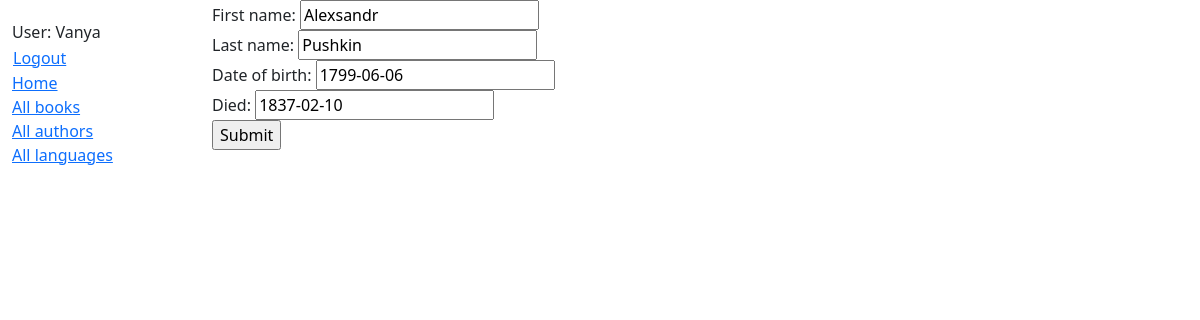
Screenshot of /catalog/author/1/update/ (signed in) with the database file from the repository.
### catalog/models.py (models this page shows, shortened)
class Author(models.Model):
    first_name = models.CharField(max_length=100)
    last_name = models.CharField(max_length=100)
    date_of_birth = models.DateField(null=True, blank=True)
    date_of_death = models.DateField('Died',null=True, blank=True)
    class Meta:
        ordering = ['first_name', 'last_name']

### catalog/views.py (the view)
# urls.py: path('author/<int:pk>/update/', views.AuthorUpdate.as_view(), name='author-update'),
class AuthorUpdate(PermissionRequiredMixin, UpdateView):
    model = Author
    fields = '__all__'
    permission_required = 'catalog.change_author'

### templates/catalog/author_form.html (shortened to what this page needs)
<!DOCTYPE html>
<html lang="">
  <head>
  </head>
  <body>
    {% extends "base_generic.html" %}
{% block content %}
<form action="" method="post">
  {{ form }}
  <input type="submit" value="Submit" />
</form>
{% endblock %}

### templates/base_generic.html (shortened to what this page needs)
<!doctype html>
<html lang="en">
  <head>
    <link href="https://cdn.jsdelivr.net/npm/bootstrap@5.3.8/dist/css/bootstrap.min.css"
      rel="stylesheet"
>
    {% load static %}
    <link rel="stylesheet" href="{% static 'css/styles.css' %}" />
  </head>
  <body>
    <div class="container-fluid">
      <div class="row">
        <div class="col-sm-2">
          {% block sidebar %}
            <ul class="sidebar-nav">
              {% if user.is_authenticated %}
                <li>User: {{ user.get_username }}</li>
                <li>
                  <form id="logout-form" method="post" action="{% url 'logout' %}">
                    <button type="submit" class="btn btn-link">Logout</button>
                  </form>
                </li>
              {% else %}
                <li><a href="{% url 'login' %}?next={{ request.path }}">Login</a></li>
              {% endif %}
              <li><a href="{% url 'index' %}">Home</a></li>
              <li><a href="{% url 'books' %}">All books</a></li>
              <li><a href="">All authors</a></li>
              <li><a href="{% url 'languages' %}">All languages</a></li>
            </ul>
          {% endblock %}
        </div>
        <div class="col-sm-10 ">
          {% block content %}{% endblock %}
        </div>
      </div>
    </div>
  </body>
</html>

### catalog/static/css/styles.css (style rules this page uses)
.sidebar-nav { margin-top: 20px; padding: 0; list-style: none; }
#logout-form { display: inline; }
#logout-form button { padding: 0; margin: 0; }

### rows the page displays
Author: first_name "Alexsandr", last_name "Pushkin", date_of_birth "1799-06-06", date_of_death "1837-02-10"

### other values shown
{{ user.get_username }} "Vanya"
